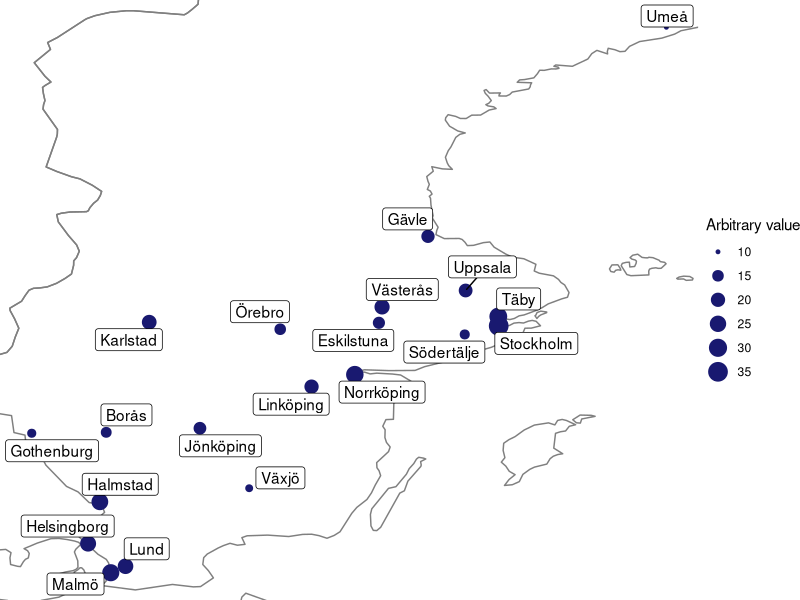

This figure's R source:
## ---- chunk 1
setwd(here::here("posts", "2023-10-02-geocoding"))
## ---- chunk 2
#| echo: false

library(tidyverse) # for data manipulation

# write out file to csv
# places_geocoded %>% write_excel_csv("data/places_geocoded.csv")

# read in file from csv
places_geocoded <- read_csv("data/places_geocoded.csv")
## ---- chunk 3
# Find bounds to trim map
bounds <- places_geocoded %>%
    summarise(
        xmin = min(longitude),
        xmax = max(longitude),
        ymin = min(latitude),
        ymax = max(latitude)
    )

# Plot places
ggplot(places_geocoded, aes(longitude, latitude), color = "grey99") +
    borders() +
    geom_point(aes(size = arbitrary_value), colour = "midnightblue") +
    ggrepel::geom_label_repel(aes(label = place_name)) +
    theme_void() +
    coord_cartesian(xlim = c(bounds$xmin, bounds$xmax), 
                    ylim = c(bounds$ymin, bounds$ymax)) +
    labs(size = "Arbitrary value")
